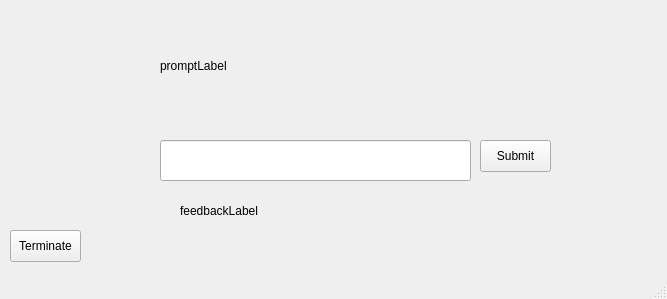
<?xml version="1.0" encoding="UTF-8"?>
<ui version="4.0">
 <class>PopupWindow</class>
 <widget class="QMainWindow" name="PopupWindow">
  <property name="geometry">
   <rect>
    <x>0</x>
    <y>0</y>
    <width>667</width>
    <height>299</height>
   </rect>
  </property>
  <property name="windowTitle">
   <string>MainWindow</string>
  </property>
  <widget class="QWidget" name="centralwidget">
   <widget class="QLabel" name="promptLabel">
    <property name="geometry">
     <rect>
      <x>160</x>
      <y>20</y>
      <width>321</width>
      <height>91</height>
     </rect>
    </property>
    <property name="text">
     <string>promptLabel</string>
    </property>
    <property name="wordWrap">
     <bool>true</bool>
    </property>
   </widget>
   <widget class="QLineEdit" name="answerLineEdit">
    <property name="geometry">
     <rect>
      <x>160</x>
      <y>140</y>
      <width>311</width>
      <height>41</height>
     </rect>
    </property>
    <property name="text">
     <string/>
    </property>
   </widget>
   <widget class="QLabel" name="feedbackLabel">
    <property name="geometry">
     <rect>
      <x>180</x>
      <y>190</y>
      <width>271</width>
      <height>41</height>
     </rect>
    </property>
    <property name="text">
     <string>feedbackLabel</string>
    </property>
   </widget>
   <widget class="QPushButton" name="btnTerminatePopup">
    <property name="geometry">
     <rect>
      <x>10</x>
      <y>230</y>
      <width>71</width>
      <height>32</height>
     </rect>
    </property>
    <property name="text">
     <string>Terminate</string>
    </property>
   </widget>
   <widget class="QPushButton" name="btnSubmitPopup">
    <property name="geometry">
     <rect>
      <x>480</x>
      <y>140</y>
      <width>71</width>
      <height>32</height>
     </rect>
    </property>
    <property name="text">
     <string>Submit</string>
    </property>
   </widget>
  </widget>
  <widget class="QStatusBar" name="statusbar"/>
  <action name="actiondjhbfjhvb">
   <property name="text">
    <string>djhbfjhvb</string>
   </property>
  </action>
  <action name="actionjdhfbvjhbf">
   <property name="text">
    <string>jdhfbvjhbf</string>
   </property>
  </action>
  <action name="actionjjhdbfv">
   <property name="text">
    <string>jjhdbfv</string>
   </property>
  </action>
 </widget>
 <resources/>
 <connections/>
</ui>
